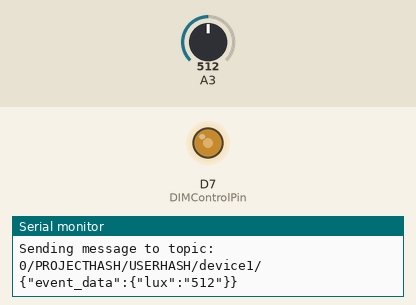
The sketch below on a simulated Arduino MKR. On the bench: output pins drawn as LEDs (lit = HIGH), the last lines printed to the serial monitor. Inputs (shaded band) come from the test bench; at power-on: A3 = 512. WiFi joins after 1.5 s; servers stay silent unless stated; no MQTT or app messages arrive unless stated.

Above: at 2.7 s.
2.8 s: A3 set to 306
At 3.3 s:
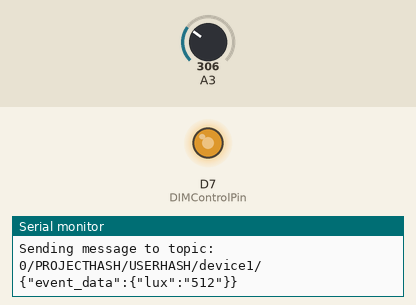
4.3 s: A3 set to 122
At 5.5 s:
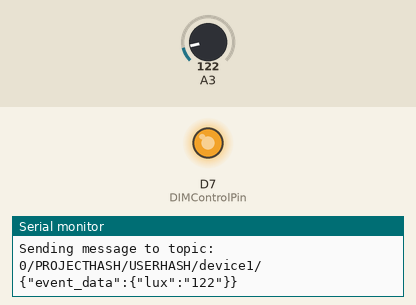
5.8 s: A3 set to 900
At 6.8 s:
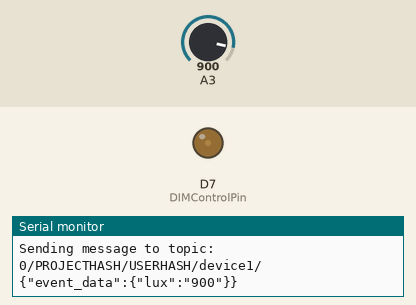
7.3 s: A3 set to 511
At 8.0 s:
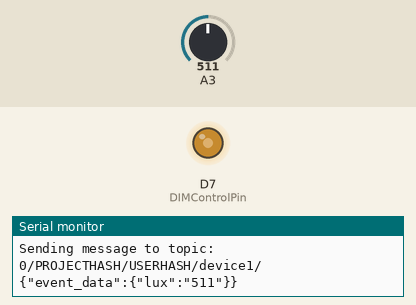
Timing chart, 0 to 9.8 s (numbered marks = the images above; inputs shaded):
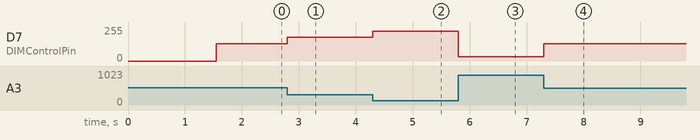

The sketch:

MicrochipHorticultureLighting.ino
```cpp
/******************************************************************
 * Project:
 * Version:
 * Date:
 ******************************************************************/

#include <ArduinoMqttClient.h>
#include <WiFi101.h>
#include "secrets.h"

char ssid[] = SECRET_SSID;
char pass[] = SECRET_PASS;

WiFiClient wifiClient;
MqttClient mqttClient(wifiClient);

const char broker[] = SECRET_BROKER;
const int  port     = SECRET_PORT;
const char topic[]  = SECRET_TOPIC;
const char subtopic[] = SECRET_SUBTOPIC;

const char pubMessageStart[] = "{\"event_data\":{\"lux\":\"";
const char pubMessageEnd[] = "\"}}";


const int lightSensorPin = 3;
const int DIMControlPin = 7;
const int ENControlPin = 5;

const long interval = 1000;
unsigned long previousMillis = 0;
unsigned int manualBrightSetPoint = 100;
unsigned int setBrightPWM = 255;
unsigned int sensorBrightnessReading = 0;
bool manualMode_ON = false;


/******************************************************************
 * Function:
 * Input:
 * Return:
 ******************************************************************/
void setup() {
  //Initialize serial and wait for port to open:
  Serial.begin(9600);
  while (!Serial) {
    ; // wait for serial port to connect. Needed for native USB port only
  }

  // attempt to connect to Wifi network:
  Serial.print("Attempting to connect to WPA SSID: ");
  Serial.println(ssid);
  while (WiFi.begin(ssid, pass) != WL_CONNECTED) {
    // failed, retry
    Serial.print(".");
    delay(5000);
  }

  Serial.println("You're connected to the network");
  Serial.println();

  mqttClient.setUsernamePassword(SECRET_USERNAME, SECRET_PASSWORD);

  Serial.print("Attempting to connect to the MQTT broker: ");
  Serial.println(broker);

  if (!mqttClient.connect(broker, port)) {
    Serial.print("MQTT connection failed! Error code = ");
    Serial.println(mqttClient.connectError());

    while (1);
  }

  Serial.println("You're connected to the MQTT broker!");
  Serial.println();

  mqttClient.subscribe(subtopic);

  digitalWrite(ENControlPin, HIGH);
  analogWrite(DIMControlPin, 255);
}


/******************************************************************
 * Function:
 * Input:
 * Return:
 ******************************************************************/
void loop() {
  // call poll() regularly to allow the library to send MQTT keep alives which
  // avoids being disconnected by the broker
  mqttClient.poll();


  sensorBrightnessReading = analogRead(lightSensorPin);
  switch (manualMode_ON) {
    case true:
      digitalWrite(ENControlPin, HIGH);
      setBrightPWM = map(manualBrightSetPoint, 0, 100, 0, 255);
      analogWrite(DIMControlPin, setBrightPWM);
      break;

    default:
      digitalWrite(ENControlPin, HIGH);
      setBrightPWM = map(sensorBrightnessReading, 0, 1023, 255, 0);
      analogWrite(DIMControlPin, setBrightPWM);
      break;
  }

  unsigned long currentMillis = millis();

  if (currentMillis - previousMillis >= interval) {
    // save the last time a message was sent
    previousMillis = currentMillis;

    Serial.print(F("Sending message to topic: "));
    Serial.println(topic);
    Serial.print(pubMessageStart);
    Serial.print(String(sensorBrightnessReading, DEC));
    Serial.print(pubMessageEnd);
    Serial.println();

    // send message, the Print interface can be used to set the message contents
    mqttClient.beginMessage(topic);
    mqttClient.print(pubMessageStart);
    mqttClient.print(String(sensorBrightnessReading, DEC));
    mqttClient.print(pubMessageEnd);
    mqttClient.endMessage();
  }
}


/******************************************************************
 * Function:
 * Input:
 * Return:
 ******************************************************************/
void onMqttMessage(int messageSize) {
  // we received a message, print out the topic and contents
  Serial.println(F("Received a message with topic '"));
  Serial.print(mqttClient.messageTopic());
  Serial.print(F("', length "));
  Serial.print(messageSize);
  Serial.println(F(" bytes:"));

  char messagePayload [messageSize];
  int i = 0;

  // use the Stream interface to print the contents
  while (mqttClient.available()) {
    messagePayload[i] = (char)mqttClient.read();
    Serial.print(messagePayload[i]);
    i++;
  }
  Serial.println();

  String payload = String(messagePayload);
  payload.trim();

  if(payload == String(F("manualControl_ON"))) {
    manualMode_ON = true;
  }
  else if (payload == String(F("manualControl_OFF"))) {
    manualMode_ON = false;
  }
  else {
    manualBrightSetPoint = payload.toInt();
  }
}
```

secrets.h
```cpp
#define SECRET_SSID "YOURSSID"
#define SECRET_PASS "YOURSSIDPASSWORD"

#define SECRET_BROKER "mqtt.mediumone.com"
#define SECRET_PORT 61619
#define SECRET_TOPIC "0/PROJECTHASH/USERHASH/device1/"
#define SECRET_SUBTOPIC "1/PROJECTHASH/USERHASH/device1/event"

#define SECRET_USERNAME "PROJECTHASH/USERHASH"
#define SECRET_PASSWORD "APIKEY/USERPASSWORD"
```

Measured:
- after the input at 2.8 s, D7 (DIMControlPin): 128/255 → 179/255 at once
- after the input at 4.3 s, D7 (DIMControlPin): 179/255 → 225/255 at once
- after the input at 5.8 s, D7 (DIMControlPin): 225/255 → 31/255 at once
- after the input at 7.3 s, D7 (DIMControlPin): 31/255 → 128/255 at once
